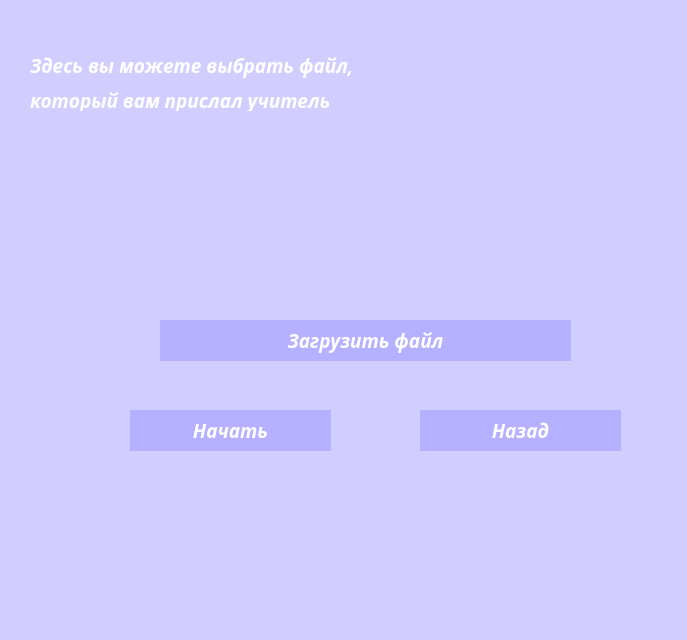
<?xml version="1.0" encoding="UTF-8"?>
<ui version="4.0">
 <class>MainWindow</class>
 <widget class="QMainWindow" name="MainWindow">
  <property name="geometry">
   <rect>
    <x>0</x>
    <y>0</y>
    <width>687</width>
    <height>640</height>
   </rect>
  </property>
  <property name="minimumSize">
   <size>
    <width>684</width>
    <height>640</height>
   </size>
  </property>
  <property name="maximumSize">
   <size>
    <width>687</width>
    <height>640</height>
   </size>
  </property>
  <property name="windowTitle">
   <string>MainWindow</string>
  </property>
  <property name="styleSheet">
   <string notr="true">background-color: rgb(209, 205, 255)</string>
  </property>
  <widget class="QWidget" name="centralwidget">
   <widget class="QPushButton" name="pushButton">
    <property name="geometry">
     <rect>
      <x>130</x>
      <y>410</y>
      <width>201</width>
      <height>41</height>
     </rect>
    </property>
    <property name="font">
     <font>
      <family>Lucida Sans Typewriter</family>
      <pointsize>14</pointsize>
      <weight>75</weight>
      <italic>true</italic>
      <bold>true</bold>
     </font>
    </property>
    <property name="cursor">
     <cursorShape>PointingHandCursor</cursorShape>
    </property>
    <property name="styleSheet">
     <string notr="true">QPushButton{
color:rgb(255, 255, 255);
background-color:rgb(181, 176, 255);
border-radius:30;
}

QPushButton:pressed {
background-color:rgb(163, 78, 194);
}</string>
    </property>
    <property name="text">
     <string>Начать</string>
    </property>
   </widget>
   <widget class="QPushButton" name="pushButton_2">
    <property name="geometry">
     <rect>
      <x>420</x>
      <y>410</y>
      <width>201</width>
      <height>41</height>
     </rect>
    </property>
    <property name="font">
     <font>
      <family>Lucida Sans Typewriter</family>
      <pointsize>14</pointsize>
      <weight>75</weight>
      <italic>true</italic>
      <bold>true</bold>
     </font>
    </property>
    <property name="cursor">
     <cursorShape>PointingHandCursor</cursorShape>
    </property>
    <property name="styleSheet">
     <string notr="true">QPushButton{
color:rgb(255, 255, 255);
background-color:rgb(181, 176, 255);
border-radius:50;
}

QPushButton:pressed {
background-color:rgb(163, 78, 194);
}</string>
    </property>
    <property name="text">
     <string>Назад</string>
    </property>
   </widget>
   <widget class="QLabel" name="label_4">
    <property name="geometry">
     <rect>
      <x>30</x>
      <y>50</y>
      <width>651</width>
      <height>31</height>
     </rect>
    </property>
    <property name="font">
     <font>
      <family>Lucida Sans Typewriter</family>
      <pointsize>14</pointsize>
      <weight>75</weight>
      <italic>true</italic>
      <bold>true</bold>
     </font>
    </property>
    <property name="styleSheet">
     <string notr="true">color:white</string>
    </property>
    <property name="text">
     <string>Здесь вы можете выбрать файл,</string>
    </property>
   </widget>
   <widget class="QLabel" name="label_5">
    <property name="geometry">
     <rect>
      <x>20</x>
      <y>180</y>
      <width>541</width>
      <height>41</height>
     </rect>
    </property>
    <property name="font">
     <font>
      <family>Lucida Sans Typewriter</family>
      <pointsize>14</pointsize>
      <weight>75</weight>
      <italic>true</italic>
      <bold>true</bold>
     </font>
    </property>
    <property name="styleSheet">
     <string notr="true">color:white</string>
    </property>
    <property name="text">
     <string/>
    </property>
   </widget>
   <widget class="QLabel" name="label_6">
    <property name="geometry">
     <rect>
      <x>20</x>
      <y>220</y>
      <width>541</width>
      <height>41</height>
     </rect>
    </property>
    <property name="font">
     <font>
      <family>Lucida Sans Typewriter</family>
      <pointsize>14</pointsize>
      <weight>75</weight>
      <italic>true</italic>
      <bold>true</bold>
     </font>
    </property>
    <property name="styleSheet">
     <string notr="true">color:white</string>
    </property>
    <property name="text">
     <string/>
    </property>
   </widget>
   <widget class="QLabel" name="label_7">
    <property name="geometry">
     <rect>
      <x>30</x>
      <y>90</y>
      <width>681</width>
      <height>21</height>
     </rect>
    </property>
    <property name="font">
     <font>
      <family>Lucida Sans Typewriter</family>
      <pointsize>14</pointsize>
      <weight>75</weight>
      <italic>true</italic>
      <bold>true</bold>
     </font>
    </property>
    <property name="styleSheet">
     <string notr="true">color:white</string>
    </property>
    <property name="text">
     <string>который вам прислал учитель</string>
    </property>
   </widget>
   <widget class="QPushButton" name="pushButton_3">
    <property name="geometry">
     <rect>
      <x>160</x>
      <y>320</y>
      <width>411</width>
      <height>41</height>
     </rect>
    </property>
    <property name="font">
     <font>
      <family>Lucida Sans Typewriter</family>
      <pointsize>14</pointsize>
      <weight>75</weight>
      <italic>true</italic>
      <bold>true</bold>
     </font>
    </property>
    <property name="cursor">
     <cursorShape>PointingHandCursor</cursorShape>
    </property>
    <property name="styleSheet">
     <string notr="true">QPushButton{
color:rgb(255, 255, 255);
background-color:rgb(181, 176, 255);
border-radius:30;
}

QPushButton:pressed {
background-color:rgb(163, 78, 194);
}</string>
    </property>
    <property name="text">
     <string>Загрузить файл</string>
    </property>
   </widget>
  </widget>
 </widget>
 <resources/>
 <connections/>
</ui>
